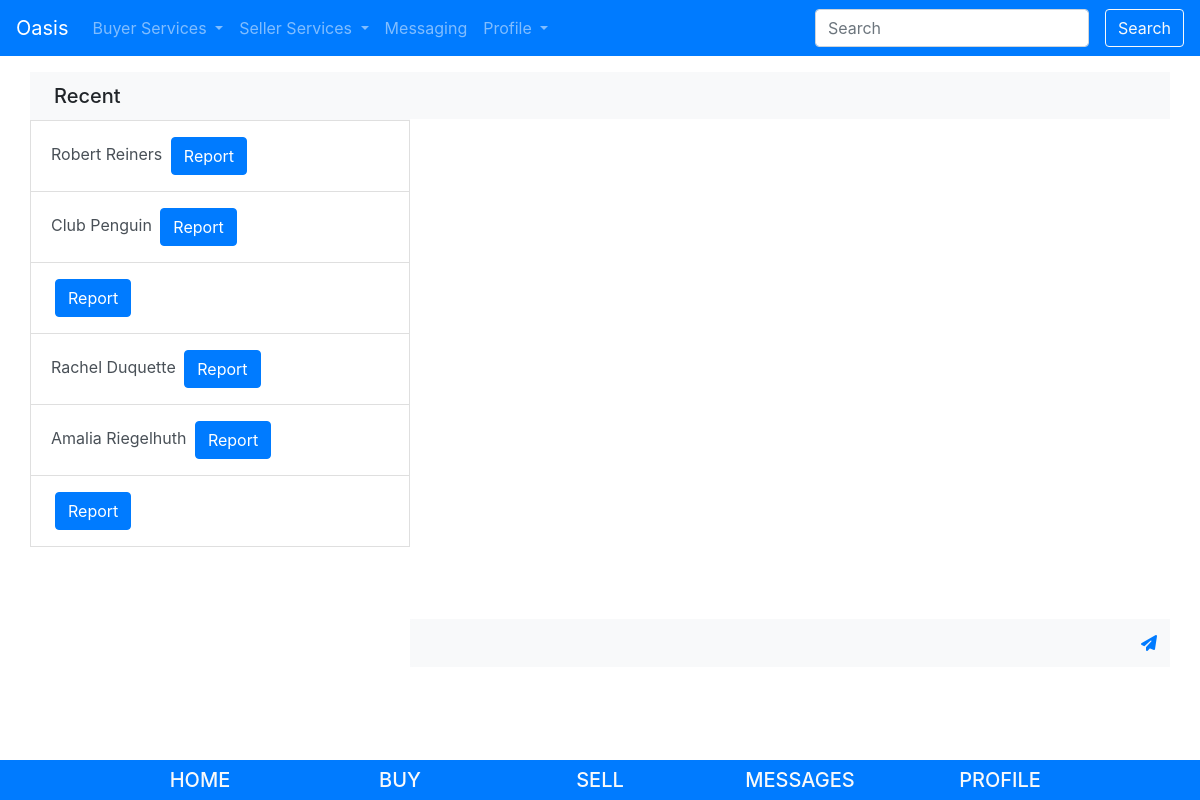
/pages/messaging/ (signed in), run on the app's committed database.
### pages/models.py (models this page shows)
class Conversation(models.Model):
    id = models.UUIDField(primary_key=True, default=uuid.uuid4, help_text='unique id for this conversation')
    seller = models.ForeignKey(User,
                        related_name='seller',
                        default = 1,
                        null = True,
                        on_delete = models.SET_NULL
                        )
    buyer = models.ForeignKey(User,
                        related_name='buyer',
                        default = 2,
                        null = True,
                        on_delete = models.SET_NULL
            )
    report = models.ForeignKey('ReportListing',null = True, on_delete = models.SET_NULL)
    state = models.CharField(
        max_length=1,
        choices=STATUS,
        blank=True,
        default=0,
        help_text='Conversation status',
    )
    listing = models.ForeignKey(Listing, null = True, on_delete = models.SET_NULL)

### pages/views.py (the view)
# urls.py: path('messaging/', views.messaging, name='messaging'),
@login_required(login_url="/pages/login")
def messaging(request):
    current_user = request.user
    conversations = Conversation.objects.filter(
        seller=current_user) | Conversation.objects.filter(buyer=current_user)
    message_list = []
    for conversation in conversations:
        message_list.append(
            [conversation.id,
             list(conversation.message_set.values())])
    messages = json.dumps(message_list, cls=DjangoJSONEncoder)
    return render(request, 'messaging.html', {
        'current_user': current_user,
        'conversations': conversations,
        'messages': messages
    })

### cart/context_processors.py (called while the page is built)
def cart(request):
     return {'cart': Cart(request)}

### pages/templates/messaging.html (shortened to what this page needs)
{% extends "base.html" %}
{% load static %}
{% block styles %}
<link rel="stylesheet" type="text/css" href="{% static 'messaging.css' %}" >
{% endblock %}
{% block content %}
<div class="container">
  <div class="row">
    <div class="col-4 px-0">
      <div class="bg-gray px-4 py-2 bg-light">
        <p class="h5 mb-0 py-1">Recent</p>
      </div>
    <div class="list-group rounded-0" id="message-box">
    {% for conversation in conversations %}
        <button type="button" class="list-group-item list-group-item-action" onclick="buttonClick(this,'{{conversation.id}}')" >
          {% if conversation.buyer.id == request.user.id %}
            {{conversation.seller.first_name}} {{conversation.seller.last_name}}
			<a href="{% url 'reportmessage' conversation.id %}" class="btn btn-primary mx-1 my-1">Report</a>
          {% else %}
            {{ conversation.buyer.first_name }} {{conversation.buyer.last_name}}
          {% endif %}
        </button>
    {% endfor %}
    </div>
    </div>
    <div class="col-8 px-0" id="current-conversation">
        <div class="d-flex justify-content-end bg-gray px-4 py-2 bg-light">
        </div>
      <div class="px-4 py-5 bg-white" id = "chat-log">
      </div>
      <div class="input-group mb-3 bg-light">
        <input type="text" class="form-control py-4 bg-light border-0" id="chat-message-input">
        <div class="input-group-append">
          <button class="btn btn-link" type="button" id="chat-message-submit"><i class="fa fa-paper-plane"></i></button>
        </div>
      </div>
    </div>
  </div>
</div>
{% endblock %}

### pages/static/messaging.css (style rules this page uses)
#chat-log, #message-box { height: 500px; overflow-y: scroll; }

### data on the page
Conversation: seller.first_name "Robert", seller.last_name "Reiners"
Conversation: seller.first_name "Club", seller.last_name "Penguin"
Conversation: seller.first_name "Rachel", seller.last_name "Duquette"
Conversation: seller.first_name "Amalia", seller.last_name "Riegelhuth"
